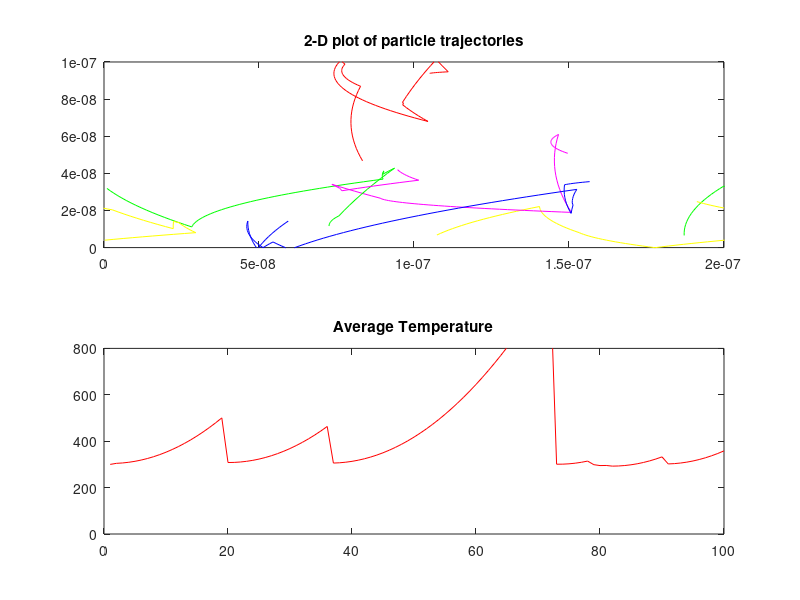
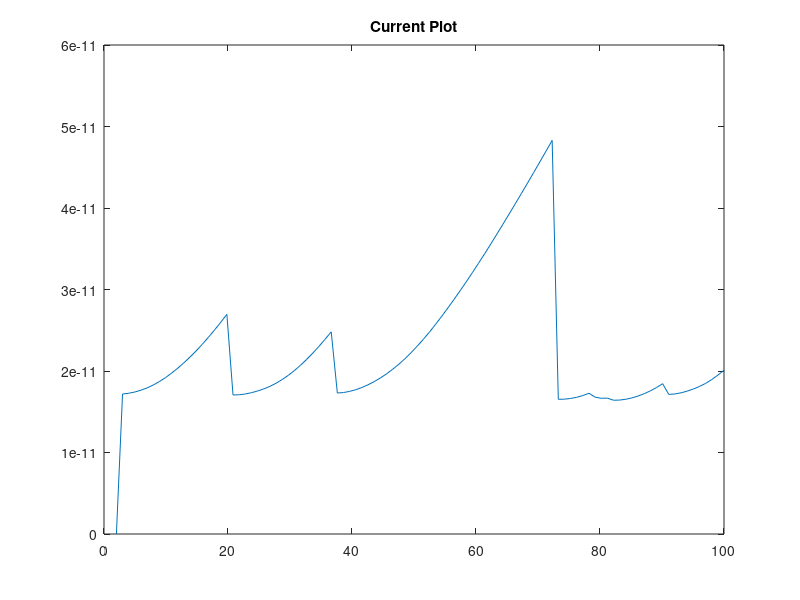
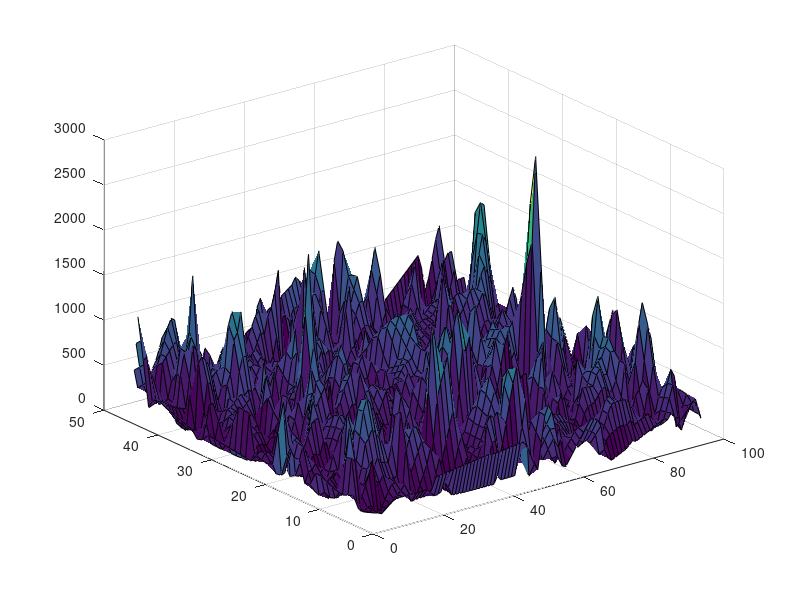

The MATLAB script that drew these images, in order: (Note: this script raises an error after producing the figures.)
clearvars
clearvars -GLOBAL
close all
set(0,'DefaultFigureWindowStyle', 'docked')

%CONSTANTS AND VARIABLES

global C
global Em T
global BoundX BoundY
global Pxp Px Pyp Py Vx Vy
global Vtherm
global nElectrons
global t_mn



C.q_0 = 1.60217653e-19;             % electron charge
C.hb = 1.054571596e-34;             % Dirac constant
C.h = C.hb * 2 * pi;                    % Planck constant
C.m_0 = 9.10938215e-31;             % electron mass
C.kb = 1.3806504e-23;               % Boltzmann constant
C.eps_0 = 8.854187817e-12;          % vacuum permittivity
C.mu_0 = 1.2566370614e-6;           % vacuum permeability
C.c = 299792458;                    % speed of light
C.g = 9.80665;                      % metres (32.1740 ft) per s²


Em = 0.26 * C.m_0;                    % Mass of the Electron
BoundX = 200e-9;                    % X boundary
BoundY = 100e-9;                    % Y boundary
T = 300;                            % Semiconductor temperature
            
t_mn = 0.2e-12;                     % Mean time between collisions
                    
TimeSteps = 100;                   % Number of time steps

nElectrons = 1000;                   % Number of electrons

dt = 1e-14;                         % Time Step


Efield = 0.5/BoundX;
Force = Efield * C.q_0;
Accel = Force/Em;

Pxp(1: nElectrons) = rand(nElectrons, 1) * BoundX;
Pyp(1: nElectrons) = rand(nElectrons, 1) * BoundY;

Vtherm = sqrt(2 * C.kb * T/Em);

Vx(1: nElectrons) = randn(nElectrons, 1) * (Vtherm/sqrt(2));
Vy(1: nElectrons) = randn(nElectrons, 1) * (Vtherm/sqrt(2));

myColors = ['r' 'b' 'g' 'y' 'm' ];
myColorTyp = 1;

Pscat = 1 - exp(-(dt/t_mn));

a = randi(nElectrons,5,1);

% Current Density
J = zeros(1,TimeSteps - 1);
% I(1) = nElectrons * mean(abs(Vx)) * C.q_0 * BoundX * BoundY;
TAvgp = 300;
for i=2:TimeSteps

   Px(1: nElectrons) = Pxp(1: nElectrons) + (Vx .* dt);
   Py(1: nElectrons) = Pyp(1: nElectrons) + (Vy .* dt);

      %Apply 0.1V at one end
   Vx = Vx + ((1/2) * Accel * dt);
   
   if(Pscat > rand())
     Vx(1: nElectrons) = randn(nElectrons, 1) * (Vtherm/sqrt(2));
     Vy(1: nElectrons) = randn(nElectrons, 1) * (Vtherm/sqrt(2));
   end 

   Vy((Py>BoundY) | (Py<0)) = -Vy((Py>BoundY) | (Py<0));
   
   for j=1:5
       subplot(2,1,1);
       plot([Pxp(a(j)) Px(a(j))], [Pyp(a(j)) Py(a(j))],myColors(j));
       xlim([0 BoundX]);
       ylim([0 BoundY]);
   end
   pause(0.1)
   hold on
   title('2-D plot of particle trajectories');
   
   VxAbs = abs(Vx);
   VyAbs = abs(Vy);
   
   TAvg = (mean((VxAbs.^2)+ (VyAbs.^2)) * Em)/(2 * C.kb);
 
   subplot(2,1,2);
   plot([i-1 i],[TAvgp TAvg],'r');
   xlim([0 TimeSteps]);
   ylim([0 800]);
   pause(0.1)
   hold on
   title('Average Temperature');
   
   Px(Px>BoundX) = Px(Px>BoundX)-BoundX;
   Px(Px<0) = BoundX;
   
   Pxp = Px;
   Pyp = Py;
   TAvgp = TAvg;
   J(i) = nElectrons * mean(abs(Vx)) * C.q_0;
end
figure
plot(linspace(2,TimeSteps,TimeSteps),J);
title('Current Plot');

%Temperature Map

Vmag = sqrt(Vx.^2 + Vy.^2);
Tmap = (Em * (Vmag.^2))./(2 * C.kb);
mapX = linspace(min(Px), max(Px), 100);
mapY = linspace(min(Py), max(Py), 50);
[X,Y] = meshgrid(mapX, mapY);
Tsurf = griddata(Px,Py,Tmap,X,Y);
figure
surf(Tsurf);

% Density Map
Jx = linspace(0, BoundX, 100);
Jy = linspace(0, BoundY, 50);
CurrJ = histcounts2(Py, Px, Jy, Jx);
figure
surf(CurrJ);